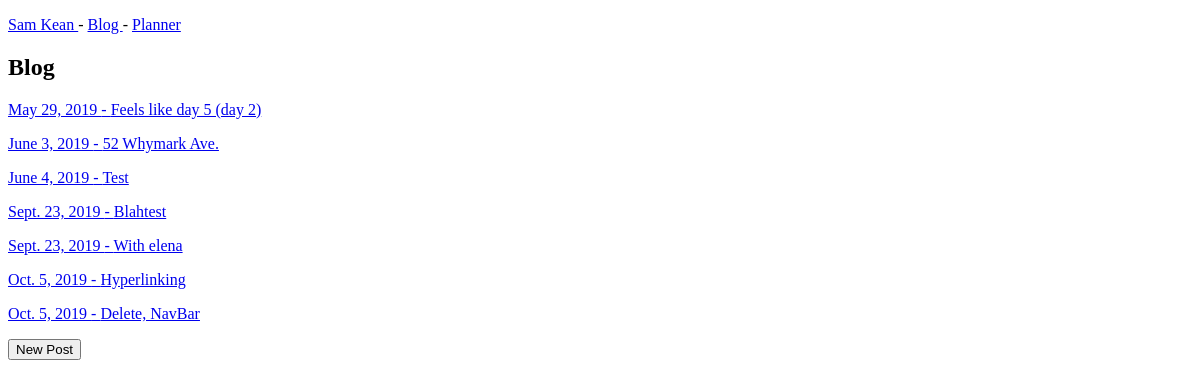
/blog/, run on an earlier commit of the app's database.
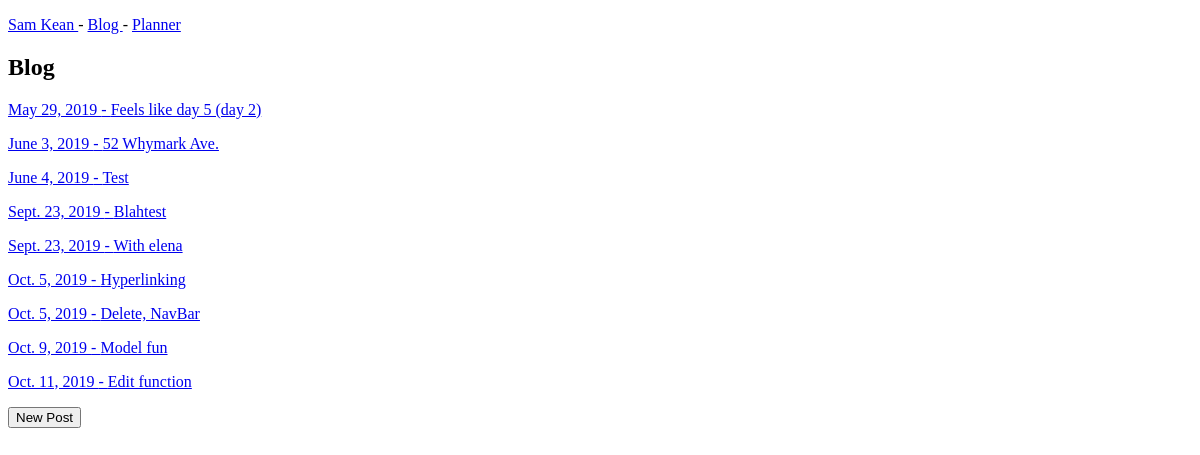
And on a later commit of the database.
### blog/models.py (models this page shows)
class BlogPost(models.Model):
	title      = models.CharField(max_length = 50) # max_length = required
	date       = models.DateField(default=date.today)
	content    = models.TextField(blank = True, null = True)
	keywords   = models.TextField(blank = True, null = True)
	signature  = models.TextField(default='Sam Kean')
	def get_absolute_url(self):
		return reverse("blog:blog_detail", kwargs={"blog_id": self.id})

### blog/views.py (the view)
# urls.py: path('', blog_list_view, name='blog'),
def blog_list_view(request):
	queryset = BlogPost.objects.all() #list of blog post titles
	context = {
		"object_list": queryset
	}
	return render(request, "BlogPost_list.html", context)

### blog/templates/BlogPost_list.html
{% extends 'base.html' %}
{% block content %}
<h1>Blog</h1>
{% for instance in object_list %}
	<p><a href='{{ instance.get_absolute_url }}'> {{instance.date}} - {{instance.title}}</a></p>
{% endfor %}
<form action="/blog/create">
    <input type="submit" value="New Post" />
</form>
{% endblock %}

What changed in the data, as far as the page shows it:
added BlogPost: date "Oct. 9, 2019", title "Model fun"
added BlogPost: date "Oct. 11, 2019", title "Edit function"
